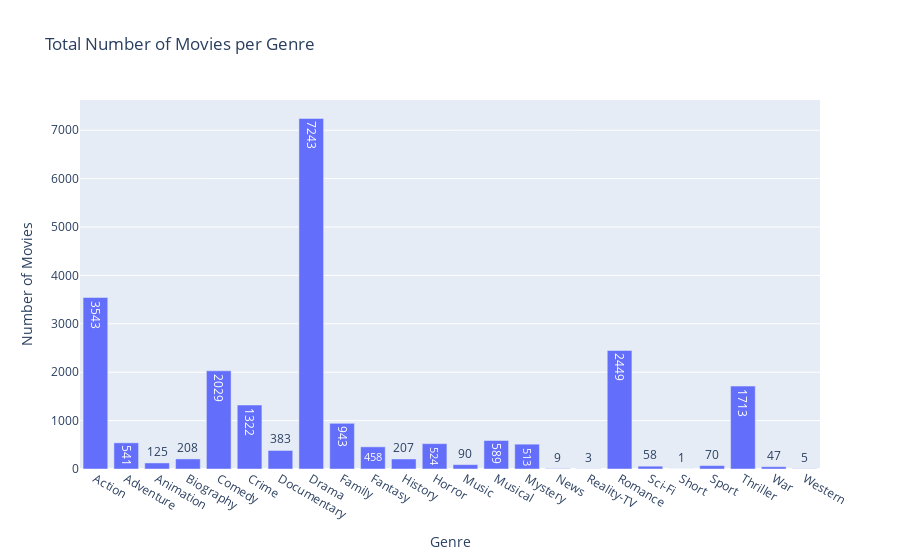

The cell this chart's notebook holds for it:
### Markdown cell above
### Visualize Genre Popularity and Rating-Votes Relationship
This cell visualizes the total number of movies per genre and plots the relationship between movie ratings and votes to explore trends and correlations in the dataset.

### Code cell
draw_genre_counts(genre_columns)
draw_votes_rating_scatter()

### Figure 1 — Plotly figure (JSON) as saved in the notebook; plotly's stock layout.template omitted (floating-point values rounded to 4 significant figures)
{"data": [{"hovertemplate": "Genre=%{x}<br>Number of Movies=%{text}<extra></extra>", "legendgroup": "", "marker": {"color": "#636efa", "pattern": {"shape": ""}}, "name": "", "orientation": "v", "showlegend": false, "text": [3543.0, 541.0, 125.0, 208.0, 2029.0, 1322.0, 383.0, 7243.0, 943.0, 458.0, 207.0, 524.0, 90.0, 589.0, 513.0, 9.0, 3.0, 2449.0, 58.0, 1.0, 70.0, 1713.0, 47.0, 5.0], "textposition": "auto", "type": "bar", "x": ["Action", "Adventure", "Animation", "Biography", "Comedy", "Crime", "Documentary", "Drama", "Family", "Fantasy", "History", "Horror", "Music", "Musical", "Mystery", "News", "Reality-TV", "Romance", "Sci-Fi", "Short", "Sport", "Thriller", "War", "Western"], "xaxis": "x", "y": [3543, 541, 125, 208, 2029, 1322, 383, 7243, 943, 458, 207, 524, 90, 589, 513, 9, 3, 2449, 58, 1, 70, 1713, 47, 5], "yaxis": "y"}], "layout": {"barmode": "relative", "legend": {"tracegroupgap": 0}, "title": {"text": "Total Number of Movies per Genre"}, "xaxis": {"anchor": "y", "domain": [0, 1], "title": {"text": "Genre"}}, "yaxis": {"anchor": "x", "domain": [0, 1], "title": {"text": "Number of Movies"}}}}
